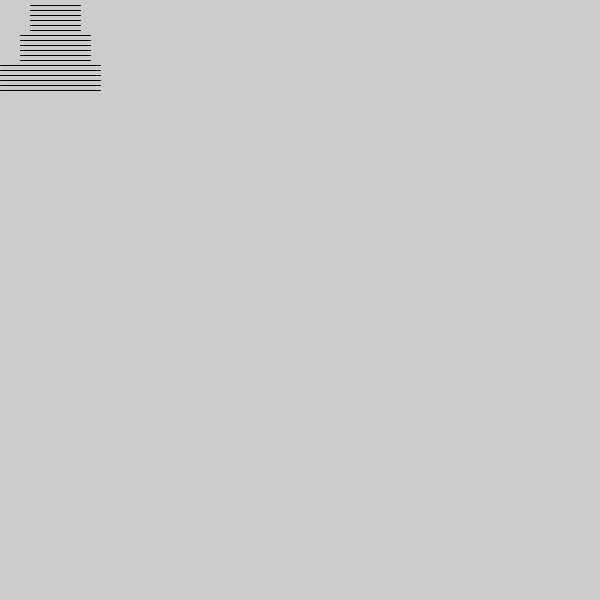
Frame 1 (no input)
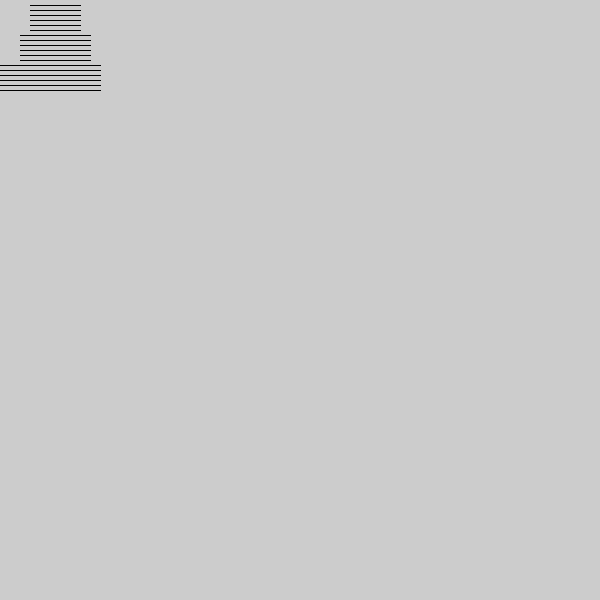
Frame 60 (the mouse pressed at the canvas centre just before this capture)
Frame 120 (the mouse held since frame 60 and released just before this capture): identical to frame 60, image omitted

The Processing sketch that drew these frames (run headless with seeded random() and noise(); from frame 60 on, the mouse is pressed at the canvas centre):

// Processing sketch: sketch_to_use__eles_
// ── sketch_to_use__eles_.pde
void setup(){
  size(600,600);
}
void draw(){
for (int i = 5; i < 95; i += 5) {
  if (i < 35) {
    line(30, i, 80, i);
  } else if (i < 65) {
    line(20, i, 90, i);
  } else {
    line(0, i, 100, i);
  }
}
}
